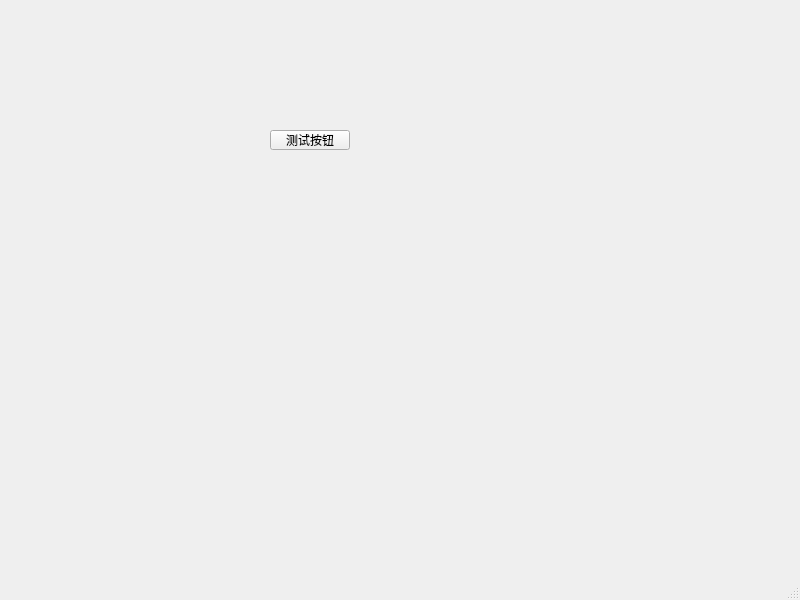
<?xml version="1.0" encoding="UTF-8"?>
<ui version="4.0">
 <class>MainWindow</class>
 <widget class="QMainWindow" name="MainWindow">
  <property name="geometry">
   <rect>
    <x>0</x>
    <y>0</y>
    <width>800</width>
    <height>600</height>
   </rect>
  </property>
  <property name="windowTitle">
   <string>MainWindow</string>
  </property>
  <widget class="QWidget" name="centralwidget">
   <widget class="QPushButton" name="pushButton">
    <property name="geometry">
     <rect>
      <x>270</x>
      <y>130</y>
      <width>80</width>
      <height>20</height>
     </rect>
    </property>
    <property name="text">
     <string>测试按钮</string>
    </property>
   </widget>
  </widget>
  <widget class="QMenuBar" name="menubar">
   <property name="geometry">
    <rect>
     <x>0</x>
     <y>0</y>
     <width>800</width>
     <height>21</height>
    </rect>
   </property>
  </widget>
  <widget class="QStatusBar" name="statusbar"/>
 </widget>
 <resources/>
 <connections/>
</ui>
